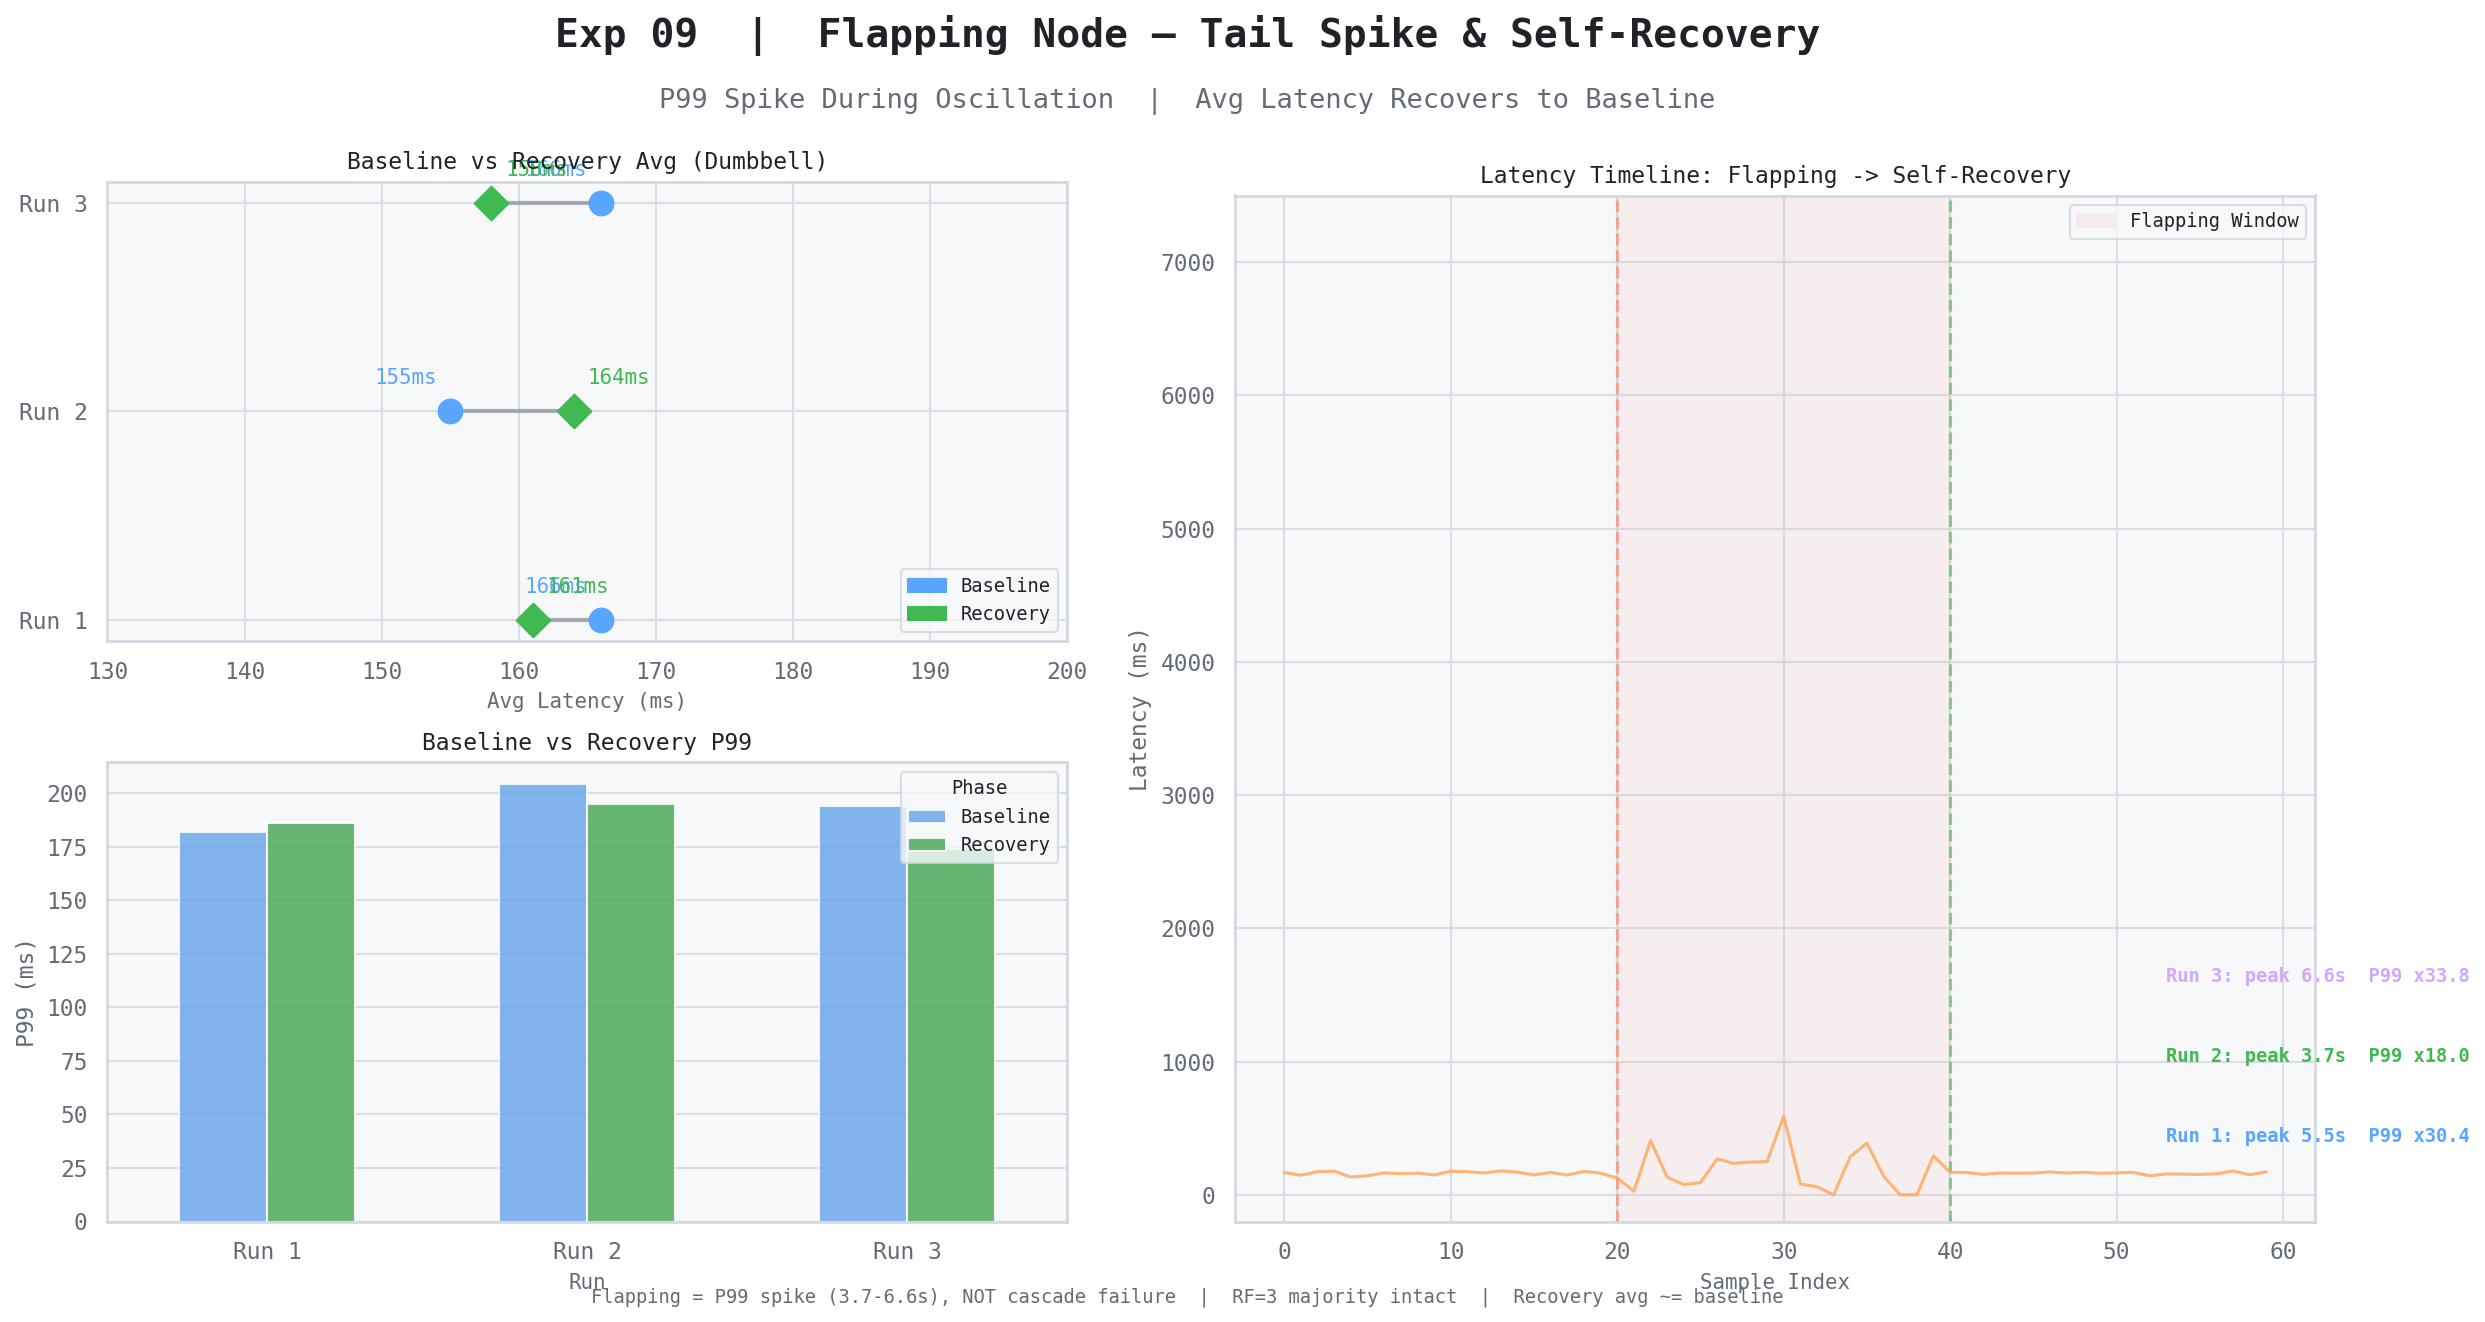

Reproduce this figure in Python.
"""Exp 09 — Flapping Node"""
import seaborn as sns
import matplotlib.pyplot as plt
import pandas as pd
import numpy as np
import matplotlib.patches as mpatches

BG, PANEL = '#ffffff', '#f6f8fa'
TEXT, MUTED, BORDER = '#1f2328', '#636c76', '#d0d7de'
BLUE, GREEN, PURPLE, RED, ORANGE = '#58a6ff', '#3fb950', '#d2a8ff', '#f78166', '#ffa657'
PALETTE3 = [BLUE, GREEN, PURPLE]

RC = {
    'axes.facecolor': PANEL, 'figure.facecolor': BG,
    'axes.edgecolor': BORDER, 'grid.color': '#d8dee4',
    'text.color': TEXT, 'axes.labelcolor': MUTED,
    'xtick.color': MUTED, 'ytick.color': MUTED,
    'legend.facecolor': PANEL, 'legend.edgecolor': BORDER,
    'legend.labelcolor': TEXT, 'axes.unicode_minus': False,
    'font.family': 'monospace', 'font.size': 11,
}
sns.set_theme(style='darkgrid', rc=RC)

runs      = ['Run 1', 'Run 2', 'Run 3']
base_avg  = [166, 155, 166]; base_p99  = [182, 204, 194]
recov_avg = [161, 164, 158]; recov_p99 = [186, 195, 174]
flap_max  = [5533, 3670, 6555]; p99_deg = [30.4, 18.0, 33.8]

rows_p99 = []
for run, bp, rp in zip(runs, base_p99, recov_p99):
    rows_p99 += [
        {'Run': run, 'P99 (ms)': bp, 'Phase': 'Baseline'},
        {'Run': run, 'P99 (ms)': rp, 'Phase': 'Recovery'},
    ]
df_p99 = pd.DataFrame(rows_p99)

rng = np.random.default_rng(42)
normal  = rng.normal(163, 15, 20)
flap    = rng.normal(163, 200, 20)
recover = rng.normal(161, 12, 20)
timeline = np.clip(np.concatenate([normal, flap, recover]), 0, 7000)
phases_t = ['Baseline'] * 20 + ['Flapping'] * 20 + ['Recovery'] * 20
tl_df = pd.DataFrame({'Sample': range(60), 'Latency (ms)': timeline, 'Phase': phases_t})

fig = plt.figure(figsize=(16, 9), facecolor=BG)
fig.text(0.5, 0.96, 'Exp 09  |  Flapping Node — Tail Spike & Self-Recovery',
         ha='center', fontsize=19, fontweight='bold', color=TEXT)
fig.text(0.5, 0.915, 'P99 Spike During Oscillation  |  Avg Latency Recovers to Baseline',
         ha='center', fontsize=13, color=MUTED)

# Left-top: dumbbell avg
ax1 = fig.add_axes([0.05, 0.52, 0.40, 0.34])
ax1.set_facecolor(PANEL)
for sp in ax1.spines.values(): sp.set_edgecolor(BORDER)
for i, (run, ba, ra) in enumerate(zip(runs, base_avg, recov_avg)):
    ax1.plot([ba, ra], [i, i], '-', color=MUTED, lw=2, alpha=0.5, zorder=2)
    ax1.scatter([ba], [i], color=BLUE,  s=130, zorder=4)
    ax1.scatter([ra], [i], color=GREEN, s=130, marker='D', zorder=4)
    ax1.text(ba - 1, i + 0.13, f'{ba}ms', ha='right', fontsize=10, color=BLUE)
    ax1.text(ra + 1, i + 0.13, f'{ra}ms', ha='left',  fontsize=10, color=GREEN)
ax1.set_yticks([0, 1, 2]); ax1.set_yticklabels(runs, fontsize=11)
ax1.set_xlabel('Avg Latency (ms)', color=MUTED, fontsize=10)
ax1.set_title('Baseline vs Recovery Avg (Dumbbell)', color=TEXT, fontsize=11, pad=6)
ax1.legend(handles=[mpatches.Patch(color=BLUE, label='Baseline'),
                    mpatches.Patch(color=GREEN, label='Recovery')],
           fontsize=9, loc='lower right')
ax1.set_xlim(130, 200)

# Left-bottom: P99 grouped barplot
ax2 = fig.add_axes([0.05, 0.09, 0.40, 0.34])
ax2.set_facecolor(PANEL)
for sp in ax2.spines.values(): sp.set_edgecolor(BORDER)
sns.barplot(data=df_p99, x='Run', y='P99 (ms)', hue='Phase',
            palette=[BLUE, GREEN], ax=ax2, errorbar=None, width=0.55, alpha=0.85)
ax2.set_xlabel('Run', color=MUTED, fontsize=10)
ax2.set_ylabel('P99 (ms)', color=MUTED, fontsize=11)
ax2.set_title('Baseline vs Recovery P99', color=TEXT, fontsize=11, pad=6)
ax2.legend(title='Phase', fontsize=9, title_fontsize=9)

# Right: latency timeline
ax3 = fig.add_axes([0.52, 0.09, 0.45, 0.76])
ax3.set_facecolor(PANEL)
for sp in ax3.spines.values(): sp.set_edgecolor(BORDER)
sns.lineplot(data=tl_df, x='Sample', y='Latency (ms)', ax=ax3,
             color=ORANGE, lw=1.5, alpha=0.8, zorder=3)
ax3.axvspan(20, 40, color=RED, alpha=0.08, label='Flapping Window')
ax3.axvline(20, color=RED,   lw=1.5, ls='--', alpha=0.6)
ax3.axvline(40, color=GREEN, lw=1.5, ls='--', alpha=0.6)
for i, (fmax, deg, c) in enumerate(zip(flap_max, p99_deg, PALETTE3)):
    ax3.text(53, 400 + i * 600, f'Run {i+1}: peak {fmax/1000:.1f}s  P99 x{deg}',
             fontsize=9, color=c, fontweight='bold')
ax3.set_ylim(-200, 7500)
ax3.set_xlabel('Sample Index', color=MUTED, fontsize=10)
ax3.set_ylabel('Latency (ms)', color=MUTED, fontsize=11)
ax3.set_title('Latency Timeline: Flapping -> Self-Recovery', color=TEXT, fontsize=11, pad=6)
ax3.legend(fontsize=9)

fig.text(0.5, 0.03,
    'Flapping = P99 spike (3.7-6.6s), NOT cascade failure  |  RF=3 majority intact  |  Recovery avg ~= baseline',
    ha='center', fontsize=9, color=MUTED)

plt.savefig('phase9_flapping_light.png', dpi=150, bbox_inches='tight', facecolor=BG)
plt.show()
print("Saved: phase9_flapping_light.png")
